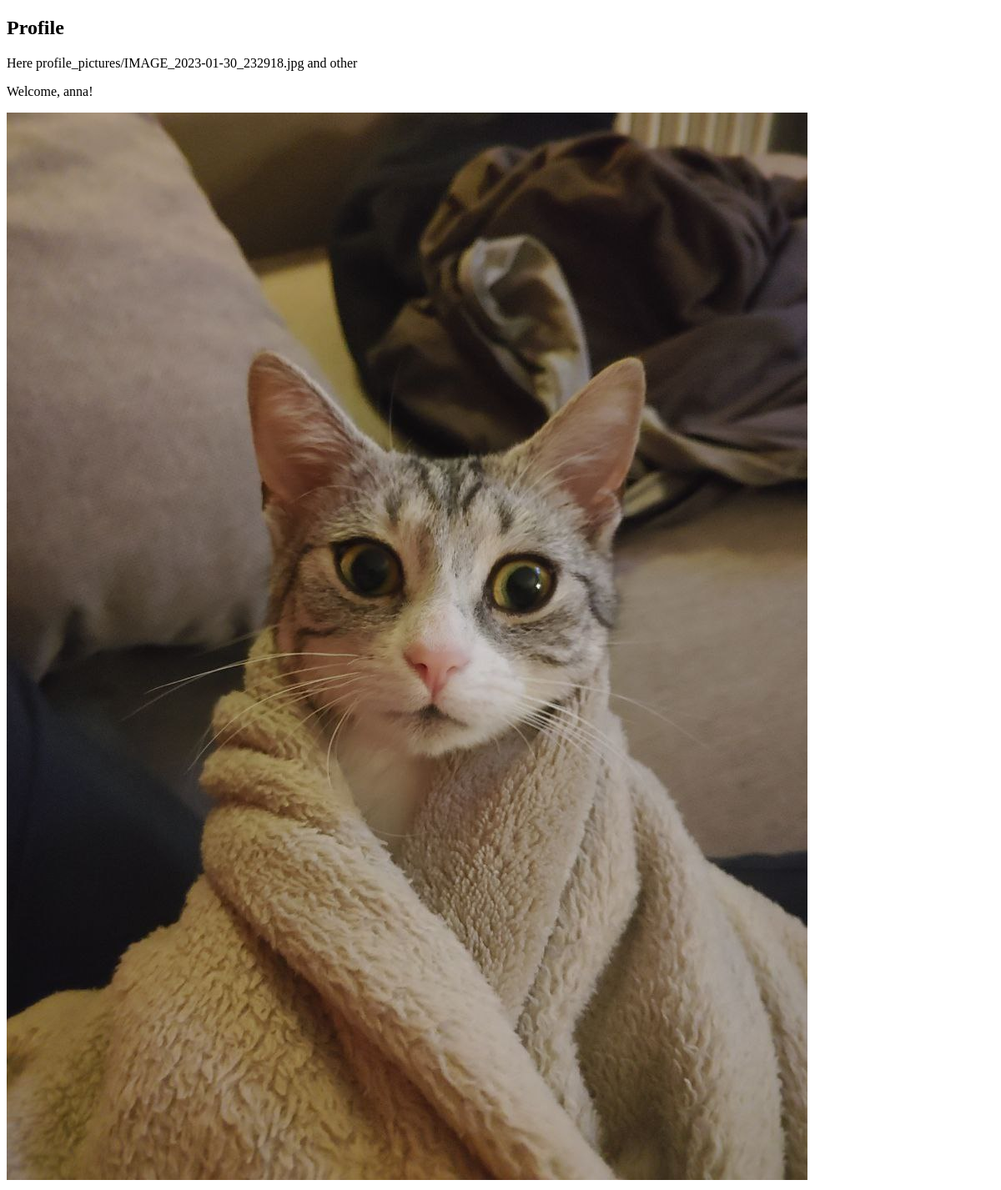
The page /profile/ (signed in) on the database as committed earlier.
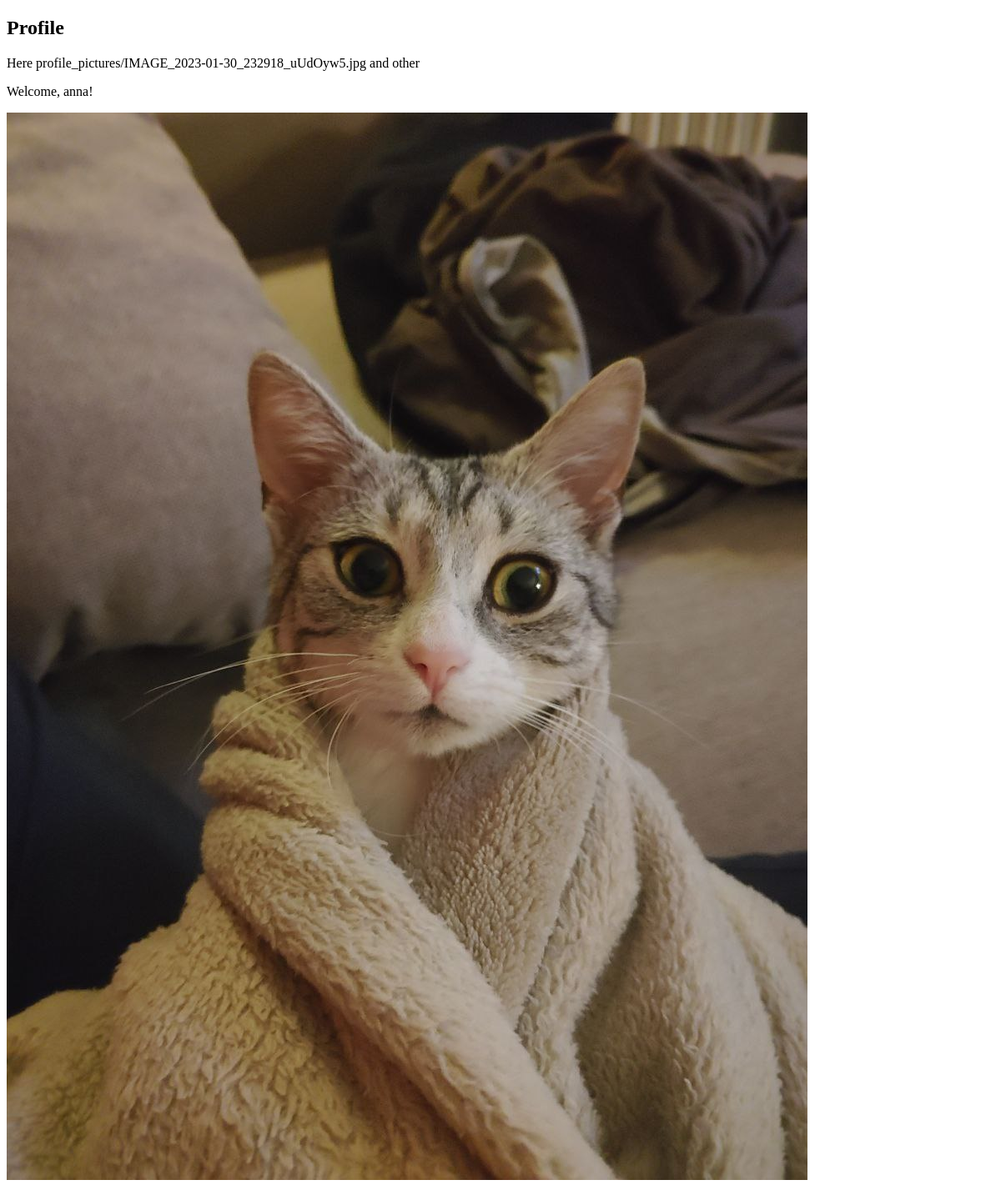
The same page on the database as committed later.
### users/models.py (models this page shows)
class UserProfile(models.Model):
    user = models.OneToOneField(User, on_delete=models.CASCADE)
    profile_picture = models.ImageField(upload_to='profile_pictures', default='default.jpg')

### users/views.py (the view)
# urls.py: path('profile/', views.profile, name='profile'),
@login_required
def profile(request):
    profile = UserProfile.objects.get(user=request.user)
    return render(request, 'users/profile.html', { 'profile': profile.profile_picture, 'other': 'other' })

### users/templates/users/profile.html
{% extends "users/layout.html" %}
{% block content %}
  <h2>Profile</h2>
  <p>Here {{profile}} and {{ other }}</p>
  <p>Welcome, {{ request.user.username }}!</p>
  <img src="{{ profile.url }}" alt="">
{% endblock %}

### users/templates/users/layout.html (shortened to what this page needs)
<!DOCTYPE html>
<html lang="en">
<head>
</head>
<body>
    {% block content %}
    {% endblock %}
</body>
</html>

Rows that differ between the two databases and show on the page:
changed UserProfile: profile_picture "profile_pictures/IMAGE_2023-01-30_232918.jpg" → "profile_pictures/IMAGE_2023-01-30_232918_uUdOyw5.jpg"
